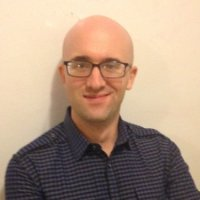
#> input picture html/pics/jeremy.jpg, 200 x 200 px
$ python -i image_viz.py   (imports and definitions only)
#> lines starting #> are read from the running program, lines starting #| are printed output that depends on the picture; after the words box and inside, x2 and y2 are one past the last pixel; in counts of white or black regions, pixels touching at a corner belong together
# import standard plotting and animation
import matplotlib.pyplot as plt
# [1 line not run here, left out]
from matplotlib import gridspec
from matplotlib.gridspec import GridSpec
import matplotlib.cm as cm
from matplotlib.colors import Normalize
import matplotlib.patches as patches


# import other packages
import numpy as np
import cv2
from scipy import signal as sig
import time
from sklearn.preprocessing import normalize


def edge_detect(image_path, **kwargs):

#> called with image_path = '../../html/pics/jeremy.jpg'
    image = cv2.imread(image_path)
#> image is the input picture: shape (200, 200, 3); mean B, G, R 131.7, 152.1, 176.8

    # Gaussian blur params
    GaussianBlurSize = (7,7)
    if 'GaussianBlurSize' in kwargs:
        GaussianBlurSize = kwargs['GaussianBlurSize']

    GaussianBlurSigma = 2
    if 'GaussianBlurSigma' in kwargs:
        GaussianBlurSigma = kwargs['GaussianBlurSigma']


    # Canny edge detector params
    low_threshold = 1
    if 'low_threshold' in kwargs:
        low_threshold = kwargs['low_threshold']

    high_threshold = 125
    if 'high_threshold' in kwargs:
        high_threshold = kwargs['high_threshold']

    # default dilation params
    dilationSize = (7,7)
    if 'dilationSize' in kwargs:
        dilationSize = kwargs['dilationSize']

    num_iterations = 1
    if 'num_iterations' in kwargs:
        num_iterations = kwargs['num_iterations']


    # [5 lines of commented-out code are left out]
    print(np.shape(image))
#| (200, 200, 3)
    # apply Gaussian blur to smooth out the input image
    img = cv2.GaussianBlur(image, GaussianBlurSize, GaussianBlurSigma);
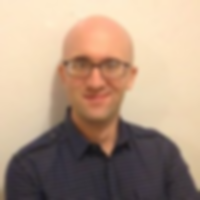
#> img: shape (200, 200, 3); mean B, G, R 131.7, 152.1, 176.8

    # apply Canny edge detector
    edges = cv2.Canny(img, low_threshold, high_threshold);
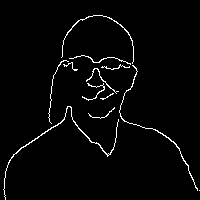
#> edges: shape (200, 200); 2.6% white in thin lines or dots

    # apply dilation to thicken the edges
    edges = cv2.dilate(edges, np.ones(dilationSize), iterations=num_iterations)
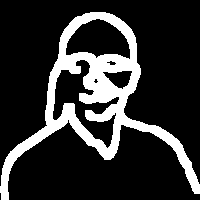
#> edges: shape (200, 200); 18.8% white; 1 white region, box (x1, y1, x2, y2) and area: (0, 12, 200, 200) 7501


    # initialize figure
    plt.figure(figsize=(10,4))

    # plot input image
    plt.subplot(121)
    plt.imshow(cv2.cvtColor(image, cv2.COLOR_BGR2RGB))
    plt.xticks([]), plt.yticks([])

    # plot edge-detected image
    plt.subplot(122)
    plt.imshow(edges)
    plt.xticks([]), plt.yticks([])

    plt.show()
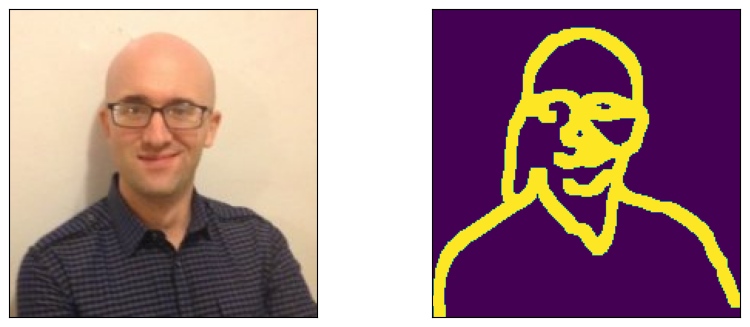
#> figure drawn by matplotlib, 2 panels


# [319 lines left out: functions create_image, load_kernels, load_kernels_v2, load_directions, show_conv_images, show_conv_hist and 6 more, not called in this run]


>>> result = edge_detect('../../html/pics/jeremy.jpg')
